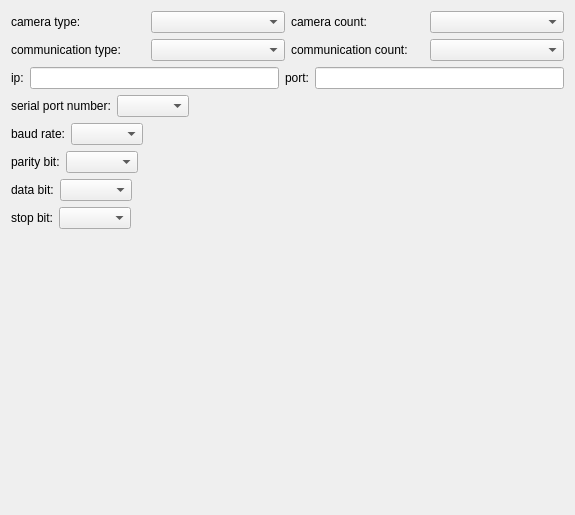
<?xml version="1.0" encoding="UTF-8"?>
<ui version="4.0">
 <class>SettingsWidget</class>
 <widget class="QWidget" name="SettingsWidget">
  <property name="geometry">
   <rect>
    <x>0</x>
    <y>0</y>
    <width>575</width>
    <height>515</height>
   </rect>
  </property>
  <property name="windowTitle">
   <string>Form</string>
  </property>
  <layout class="QVBoxLayout" name="verticalLayout">
   <item>
    <layout class="QHBoxLayout" name="horizontalLayout">
     <item>
      <widget class="QLabel" name="label">
       <property name="text">
        <string>camera type:</string>
       </property>
      </widget>
     </item>
     <item>
      <widget class="QComboBox" name="comboCameraType"/>
     </item>
     <item>
      <widget class="QLabel" name="label_4">
       <property name="text">
        <string>camera count:</string>
       </property>
      </widget>
     </item>
     <item>
      <widget class="QComboBox" name="comboCameraCount"/>
     </item>
    </layout>
   </item>
   <item>
    <layout class="QHBoxLayout" name="horizontalLayout_2">
     <item>
      <widget class="QLabel" name="label_2">
       <property name="text">
        <string>communication type:</string>
       </property>
      </widget>
     </item>
     <item>
      <widget class="QComboBox" name="comboCommunicationType"/>
     </item>
     <item>
      <widget class="QLabel" name="label_3">
       <property name="text">
        <string>communication count:</string>
       </property>
      </widget>
     </item>
     <item>
      <widget class="QComboBox" name="comboCommunicationCount"/>
     </item>
    </layout>
   </item>
   <item>
    <layout class="QHBoxLayout" name="horizontalLayout_3">
     <item>
      <widget class="QLabel" name="labelIP">
       <property name="text">
        <string>ip:</string>
       </property>
      </widget>
     </item>
     <item>
      <widget class="QLineEdit" name="lineEditIP"/>
     </item>
     <item>
      <widget class="QLabel" name="labelPort">
       <property name="text">
        <string>port:</string>
       </property>
      </widget>
     </item>
     <item>
      <widget class="QLineEdit" name="lineEditPort"/>
     </item>
    </layout>
   </item>
   <item>
    <layout class="QHBoxLayout" name="horizontalLayoutSerialPortNumber">
     <item>
      <widget class="QLabel" name="labelSerialPortNumber">
       <property name="text">
        <string>serial port number:</string>
       </property>
      </widget>
     </item>
     <item>
      <widget class="QComboBox" name="comboSerialPortNumber"/>
     </item>
     <item>
      <spacer name="horizontalSpacerSerialPortNumber">
       <property name="orientation">
        <enum>Qt::Horizontal</enum>
       </property>
       <property name="sizeHint" stdset="0">
        <size>
         <width>40</width>
         <height>20</height>
        </size>
       </property>
      </spacer>
     </item>
    </layout>
   </item>
   <item>
    <layout class="QHBoxLayout" name="horizontalLayoutBaudRate">
     <item>
      <widget class="QLabel" name="labelBaudRate">
       <property name="text">
        <string>baud rate:</string>
       </property>
      </widget>
     </item>
     <item>
      <widget class="QComboBox" name="comboBaudRate"/>
     </item>
     <item>
      <spacer name="horizontalSpacerBaudRate">
       <property name="orientation">
        <enum>Qt::Horizontal</enum>
       </property>
       <property name="sizeHint" stdset="0">
        <size>
         <width>40</width>
         <height>20</height>
        </size>
       </property>
      </spacer>
     </item>
    </layout>
   </item>
   <item>
    <layout class="QHBoxLayout" name="horizontalLayoutParityBit">
     <item>
      <widget class="QLabel" name="labelParityBit">
       <property name="text">
        <string>parity bit:</string>
       </property>
      </widget>
     </item>
     <item>
      <widget class="QComboBox" name="comboParityBit"/>
     </item>
     <item>
      <spacer name="horizontalSpacerParityBits">
       <property name="orientation">
        <enum>Qt::Horizontal</enum>
       </property>
       <property name="sizeHint" stdset="0">
        <size>
         <width>40</width>
         <height>20</height>
        </size>
       </property>
      </spacer>
     </item>
    </layout>
   </item>
   <item>
    <layout class="QHBoxLayout" name="horizontalLayoutDataBit">
     <item>
      <widget class="QLabel" name="labelDataBit">
       <property name="text">
        <string>data bit:</string>
       </property>
      </widget>
     </item>
     <item>
      <widget class="QComboBox" name="comboDataBit"/>
     </item>
     <item>
      <spacer name="horizontalSpacerDataBits">
       <property name="orientation">
        <enum>Qt::Horizontal</enum>
       </property>
       <property name="sizeHint" stdset="0">
        <size>
         <width>40</width>
         <height>20</height>
        </size>
       </property>
      </spacer>
     </item>
    </layout>
   </item>
   <item>
    <layout class="QHBoxLayout" name="horizontalLayoutStopBit">
     <item>
      <widget class="QLabel" name="labelStopBit">
       <property name="text">
        <string>stop bit:</string>
       </property>
      </widget>
     </item>
     <item>
      <widget class="QComboBox" name="comboStopBit"/>
     </item>
     <item>
      <spacer name="horizontalSpacerStopBits">
       <property name="orientation">
        <enum>Qt::Horizontal</enum>
       </property>
       <property name="sizeHint" stdset="0">
        <size>
         <width>40</width>
         <height>20</height>
        </size>
       </property>
      </spacer>
     </item>
    </layout>
   </item>
   <item>
    <spacer name="verticalSpacer">
     <property name="orientation">
      <enum>Qt::Vertical</enum>
     </property>
     <property name="sizeHint" stdset="0">
      <size>
       <width>20</width>
       <height>262</height>
      </size>
     </property>
    </spacer>
   </item>
  </layout>
 </widget>
 <resources/>
 <connections/>
</ui>
